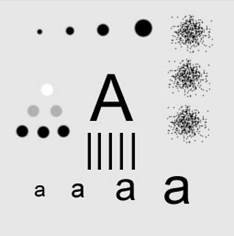
%> input picture exp/img/alphabet1.jpg, 234 x 236 px
$ octave lab1_2.m   (GNU Octave 9; MATLAB toolbox functions it lacks are replaced by stand-ins)
%> lines starting %> are read from the running program, lines starting %| are printed output that depends on the picture
% clear
clc, clear, close all
% 打开图片
rgb1 = imread('..\exp\img\alphabet1.jpg');
%> rgb1 is the input picture: size 236x234x3 uint8; min 0, max 255, mean 216.2
f = figure();
% 旋转
rgb2 = imrotate(rgb1, 60, 'nearest'); % 最近邻插值
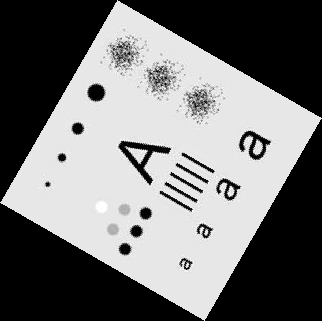
%> rgb2: size 321x322x3 uint8; min 0, max 255, mean 115.5
rgb3 = imrotate(rgb1, 60, 'bilinear'); % 双线性插值
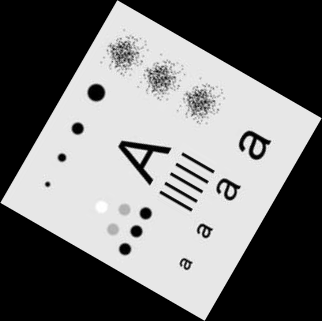
%> rgb3: size 321x322x3 uint8; min 0, max 255, mean 115.5; mean of the top-left, top-right, bottom-left and bottom-right quarters 113, 114.8, 117.7, 116.6
% 显示
subplot(2, 2, [1, 2]);
imshow(rgb1);
title('origin');
subplot(2, 2, 3);
imshow(rgb2);
title('nearest');
subplot(2, 2, 4);
imshow(rgb3);
title('bilinear');

$ run again, with exp/img/alphabet2.jpg copied over exp/img/alphabet1.jpg
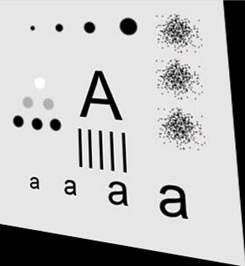
%> input picture exp/img/alphabet2.jpg, 245 x 266 px
%> rgb1 is the input picture: size 266x245x3 uint8; mean R, G, B 190.2, 190.2, 190.2
%> `rgb2 = imrotate(rgb1, 60, 'nearest');`:
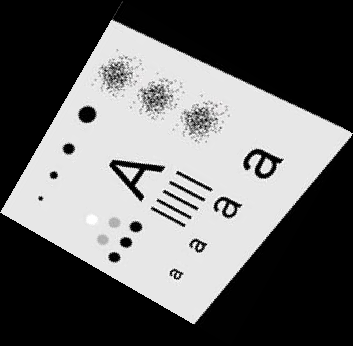
%> rgb2: size 346x353x3 uint8; mean R, G, B 101.5, 101.5, 101.5
